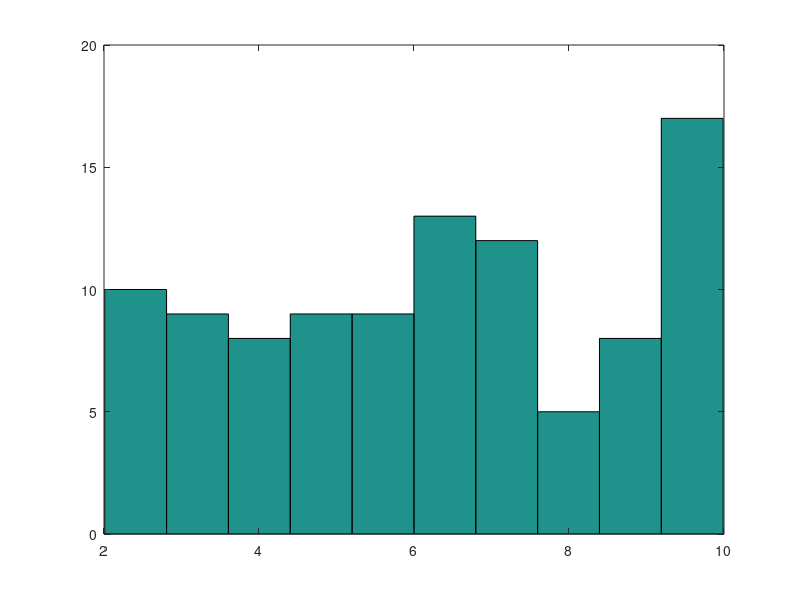
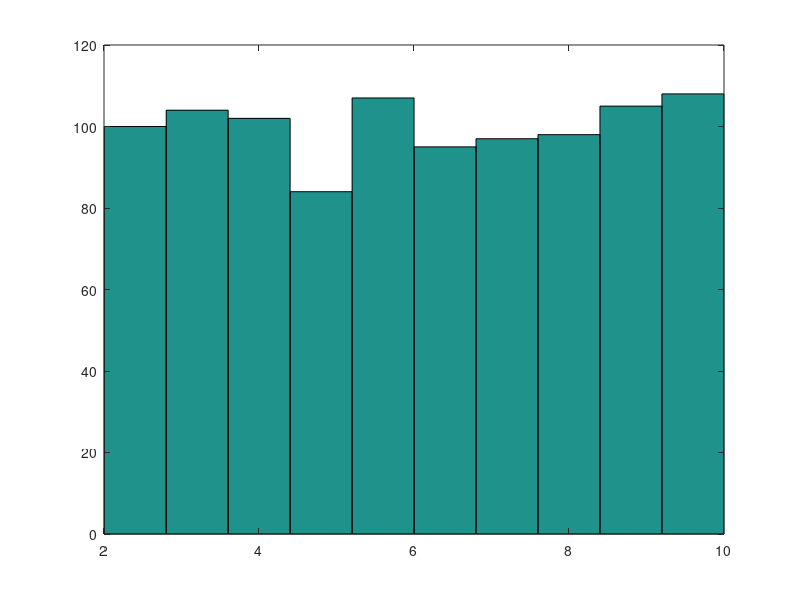
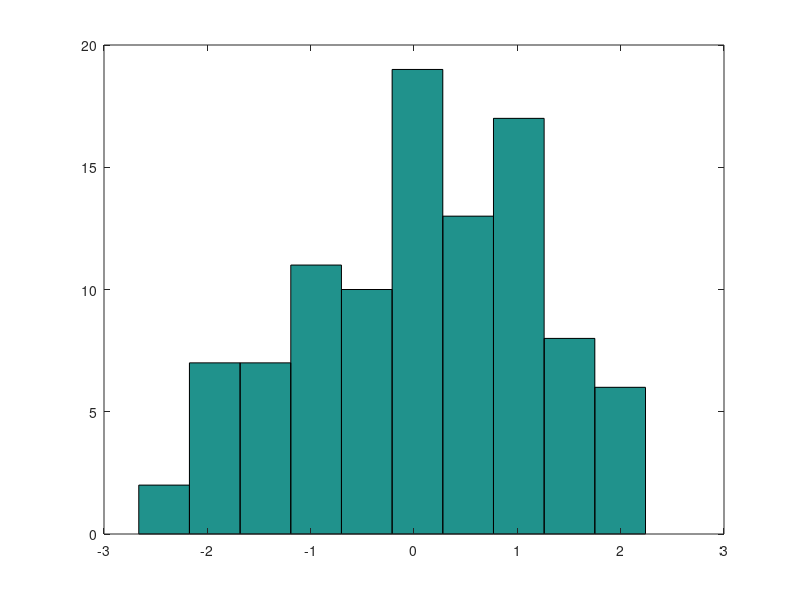
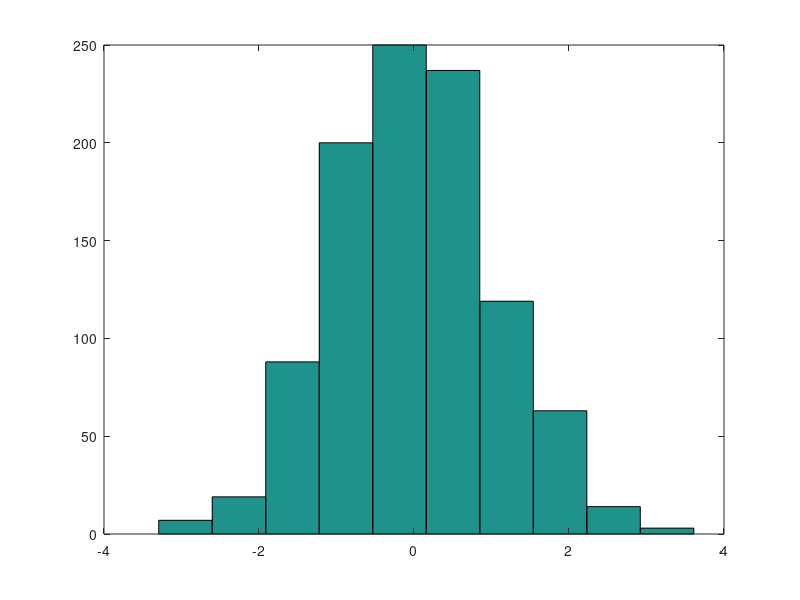

These figures' MATLAB source, in order:
%% HW 4 
%% SOL 1

clear 
clc

max_range = 10;
min_range = 2;
length1 = 100;

num100 = min_range + (max_range - min_range)*rand(1,length1);
m1 = mean(num100);
figure
hist(num100)

length2 = 1000;

num1000 = min_range + (max_range - min_range)*rand(1,length2);
m2 = mean(num1000);
figure
hist(num1000)

gauss100 = normrnd(0,1,1,length1);
mg1 = mean(gauss100);
figure
hist(gauss100);

gauss1000 = normrnd(0,1,1,length2);
mg2 = mean(gauss1000);
figure
hist(gauss1000);